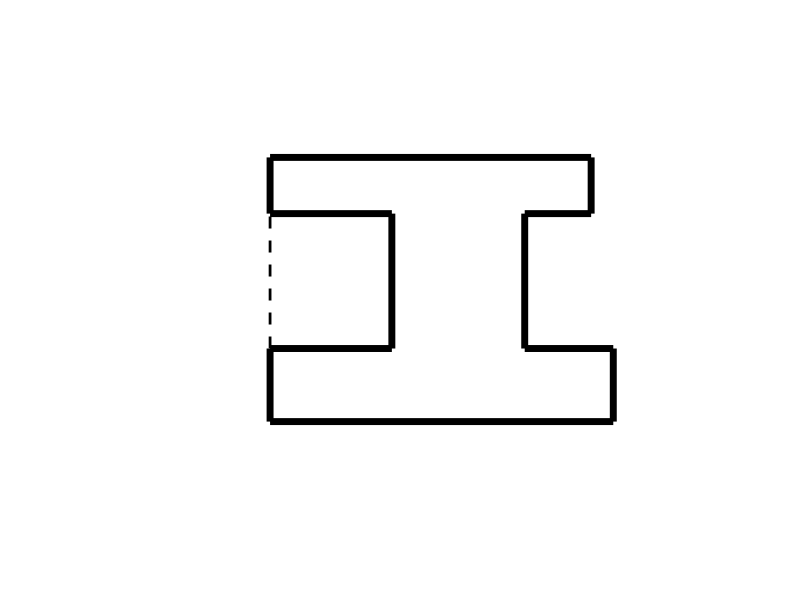

The MATLAB script that drew this image: (Note: this script raises an error after producing the figure.)
%Generates *.xml scripts for Moodle Embedded answers [cloze] 
%question name - I beam level 4
%Created by Stecia-Marie Fletcher for the project ,'Intoducing e-learning
%environments to the Biomedical Engineering Programme', supervised by Dr. Pilar 
%Garcia Souto
%UCL Department: Medical Physics and Bioengineering
%Date: July 2014
%version 1.0

ibeam4=fopen('ibeam4.xml','w');

fprintf(ibeam4,'%s','<?xml version="1.0" encoding="UTF-8"?>');
fprintf(ibeam4,'\n%s','<quiz>');

for i =1:1:100
    
%%%%%%%START PLOTTING I-BEAM%%%%%%%%%%%%%%%

%Plotting the beam

W=randi([30,50]);
m=plot([0,W],[0,0],'Color','black','linewidth',5);

hold on

l1=randi([10,20]);
plot([0,0],[0,l1],'Color','black','linewidth',5);

plot([W,W],[0,l1],'Color','black','linewidth',5);

w=randi([7,12]);
a=randi([10,15]);
b=a+w;
plot([0,a],[l1,l1],'Color','black','linewidth',5);
plot([b,W],[l1,l1],'Color','black','linewidth',5);

l2=randi([20,30]);
plot([a,a],[l1,(l1+l2)],'Color','black','linewidth',5);
plot([b,b],[l1,(l1+l2)],'Color','black','linewidth',5);

w1=randi([b,W]);

plot([0,a],[(l1+l2),(l1+l2)],'Color','black','linewidth',5);
plot([b,w1],[(l1+l2),(l1+l2)],'Color','black','linewidth',5);

l3=randi([7,18]);
L=l1+l2+l3;

plot([0,0],[(l1+l2),L],'Color','black','linewidth',5);
plot([w1,w1],[(l1+l2),L],'Color','black','linewidth',5);

plot([0,w1],[L,L],'Color','black','linewidth',5);

axis([-15 (W+10) -20 (L+20)])
axis off

plot([0,0],[l1,(l1+l2)], 'LineStyle','--','Color','black','linewidth',2);

%labelling the beam

arrow([(W/2),-5],[W,-5],'linewidth',2);
arrow([(W/2),-5],[0,-5],'linewidth',2);

arrow([-5,(L/2)],[-5,L],'linewidth',2);
arrow([-5,(L/2)],[-5,0],'linewidth',2);

arrow([(a-2.5),(L/2)],[(a-2.5),(l1+l2)],'linewidth',2);
arrow([(a-2.5),(L/2)],[(a-2.5),l1],'linewidth',2);

arrow([(a+(w/2)),(l1+2.5)],[a,(l1+2.5)],'linewidth',2);
arrow([(a+(w/2)),(l1+2.5)],[b,(l1+2.5)],'linewidth',2);

arrow([(b+((W-b)/2)),(l1+2.5)],[W,(l1+2.5)],'linewidth',2);
arrow([(b+((W-b)/2)),(l1+2.5)],[b,(l1+2.5)],'linewidth',2);

arrow([(w1/2),(L+5)],[0,(L+5)],'linewidth',2);
arrow([(w1/2),(L+5)],[w1,(L+5)],'linewidth',2);

arrow([W+3,(l1/2)],[W+3,0],'linewidth',2);
arrow([W+3,(l1/2)],[W+3,l1],'linewidth',2);

Wlabel=strcat(num2str(W),'mm');
Llabel=strcat(num2str(L),'mm');
wlabel=strcat(num2str(w),'mm');
llabel=strcat(num2str(l2),'mm');
w1label=strcat(num2str(w1),'mm');
w2label=strcat(num2str(W-b),'mm');
l1label=strcat(num2str(l1),'mm');

text((W/2.5),-10,Wlabel,'fontsize',12,'fontweight','bold');
text(-15,(L/2),Llabel,'fontsize',12,'fontweight','bold');
text((a+(b-a)/4),(l1-2.5),wlabel,'fontsize',12,'fontweight','bold');
text((a-10),(L/2),llabel,'fontsize',12,'fontweight','bold');
text((w1/2.5),(L+10),w1label,'fontsize',12,'fontweight','bold');
text((b+(W-b)/4),(l1+7.5),w2label,'fontsize',12,'fontweight','bold');
text(W+5,l1/2,l1label,'fontsize',12,'fontweight','bold');


%Indicating level

rectangle('Position',[W-10,L+15,2,3],'Curvature',[1,1],'LineWidth',1.5,'FaceColor','y');
rectangle('Position',[W-7,L+15,2,3],'Curvature',[1,1],'LineWidth',1.5,'FaceColor','y');
rectangle('Position',[W-4,L+15,2,3],'Curvature',[1,1],'LineWidth',1.5,'FaceColor','y');
rectangle('Position',[W-1,L+15,2,3],'Curvature',[1,1],'LineWidth',1.5,'FaceColor','y');
rectangle('Position',[W+2,L+15,2,3],'Curvature',[1,1],'LineWidth',1.5,'FaceColor','y');

hold off

beami=strcat('ibeam4_',num2str(i),'.jpg');
saveas(m,beami);

%%%%%%%%%%%%%END PLOTTING I-BEAM%%%%%%%%%%%%%

%%%%%%%%%%%%%START CALCULATING ANSWERS%%%%%%%%%%%%%

%Centroid

A1=l3*w1;
A2=l2*w;
A3=l1*W;

AT=A1+A2+A3;

y1=L-(l3/2);
y2=l1+(l2/2);
y3=(l1/2);

y_cm=((A1*y1)+(A2*y2)+(A3*y3))/AT;

x1=w1/2;
x2=a+(w/2);
x3=W/2;

x_cm=((A1*x1)+(A2*x2)+(A3*x3))/AT;

%Ix and Iy

%wrt x

d1_x=y1-y_cm;
d2_x=y2-y_cm;
d3_x=y3-y_cm;

%wrt y

d1_y=x1-x_cm;
d2_y=x2-x_cm;
d3_y=x3-x_cm;

I_NA_x_1=w1*(l3^3)/12;
I_NA_x_2=w*(l2^3)/12;
I_NA_x_3=W*(l1^3)/12; 

IX_1=I_NA_x_1+A1*(d1_x^2);
IX_2=I_NA_x_2+A2*(d2_x^2);
IX_3=I_NA_x_3+A3*(d3_x^2);

Ix=IX_1+IX_2+IX_3;

E_Ix=0.01*Ix;

I_NA_y_1=l3*(w1^3)/12;
I_NA_y_2=l2*(w^3)/12;
I_NA_y_3=l1*(W^3)/12;

IY_1=I_NA_y_1+A1*(d1_y^2);
IY_2=I_NA_y_2+A2*(d2_y^2);
IY_3=I_NA_y_3+A3*(d3_y^2);

Iy=IY_1+IY_2+IY_3;

E_Iy=0.01*Iy;

%%%%%%%%%%%%%END CALCULATING ANSWERS%%%%%%%%%%%%%

fprintf(ibeam4,'\n<!--question: %d -->',i);
fprintf(ibeam4,'\n%s','<question type="cloze">');
fprintf(ibeam4,'\n%s','<name>');
fprintf(ibeam4,'\n<text>I-beam %d (Level 4)</text>',i);
fprintf(ibeam4,'\n%s','</name>');

fprintf(ibeam4,'\n%s','<questiontext format="html">');
fprintf(ibeam4,'\n%s','<text>');
fprintf(ibeam4,'%s','<![CDATA[<p><img style="margin-right: auto; margin-left: auto; display: block;"');
fprintf(ibeam4,' src="http://www.ucl.ac.uk/~wmapsfl/moodle/I-beam/Ibeam_4/ibeam4_%d.jpg" alt="Beamplot" width="561" height="420"/></p>',i);
fprintf(ibeam4,'\n%s','<p style="text-align: center;">Given an I-beam with dimensions as indicated in the image above,');
fprintf(ibeam4,'%s',' find the x and y coordinates of the centroid, to 1 d.p., in mm.</p>');
fprintf(ibeam4,'\n%s','<p style="text-align: center;">Centroid = ');
fprintf(ibeam4,'({1:NUMERICAL:=%6.1f#Excellent!~*#I''m sorry}  ,  {1:NUMERICAL:=%6.1f#Excellent!~*#I''m sorry})  mm </p>',x_cm,y_cm);

fprintf(ibeam4,'\n%s','<p style="text-align: center;"> Calculate the second moments of inertia of the given area with respect to both x and y.</p>');
fprintf(ibeam4,'\n%s','<p style="text-align: center;"> Give your answer to the nearest whole number and in mm<sup>4</sup>.</p>');

fprintf(ibeam4,'\n%s','<p style="text-align: center;">I<sub>x</sub> = ');
fprintf(ibeam4,'{2:NUMERICAL:=%3.0f:%1.0f#Excellent!~*#I''m sorry} mm<sup>4</sup></p>',Ix,E_Ix);
fprintf(ibeam4,'\n%s','<p style="text-align: center;">I<sub>y</sub> = ');
fprintf(ibeam4,'{2:NUMERICAL:=%3.0f:%1.0f#Excellent!~*#I''m sorry} mm<sup>4</sup></p>]]>',Iy,E_Iy);
fprintf(ibeam4,'%s','</text>');

fprintf(ibeam4,'\n%s','</questiontext>');

fprintf(ibeam4,'\n%s','<generalfeedback format="html">');
fprintf(ibeam4,'\n%s','<text><![CDATA[');
fprintf(ibeam4,'%s','<p>In order to calculate the moments of inertia, it may be useful to split the area into different segments, in order to simplify the problem.</p>');
fprintf(ibeam4,'%s',']]></text>');
fprintf(ibeam4,'\n%s','</generalfeedback>');


fprintf(ibeam4,'\n%s','</question>');
end


fprintf(ibeam4,'\n%s','</quiz>');